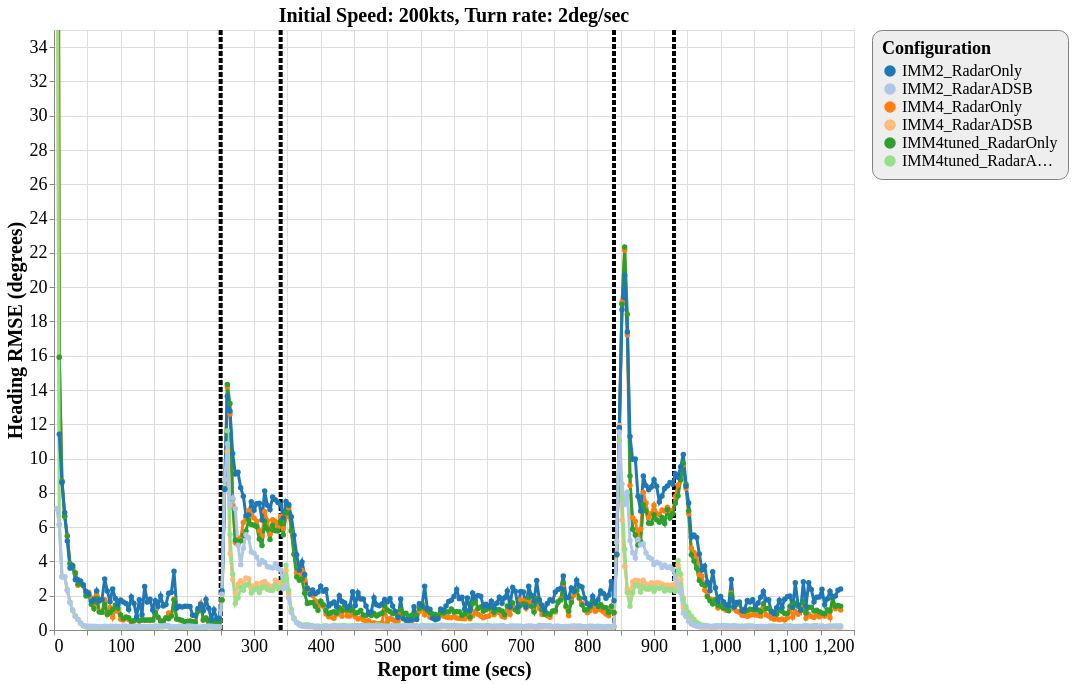

The Vega-Lite source for this figure:
### Vega-Lite specification from a JSON file in a GitHub repository (floating-point values rounded to 4 significant figures; data arrays with more than 128 entries replaced by an {"elided": "..."} marker saying what was removed)
{"config": {"view": {"continuousWidth": 800, "continuousHeight": 600}, "axisX": {"labelFontSize": 18, "titleFontSize": 20}, "axisY": {"labelFontSize": 18, "titleFontSize": 20}, "font": "Times New Roman", "legend": {"cornerRadius": 10, "fillColor": "#EEEEEE", "labelFontSize": 16, "padding": 10, "strokeColor": "gray", "titleFontSize": 18}, "title": {"fontSize": 20}}, "layer": [{"data": {"name": "data-a2985b26b8c6ee942e08ec47f331f14a"}, "mark": {"type": "rule", "strokeDash": [5, 2], "strokeWidth": 4}, "encoding": {"color": {"type": "nominal", "field": "color", "scale": null}, "x": {"type": "quantitative", "field": "tt"}}}, {"data": {"name": "data-9d768e711dd305bcdba9a85aebd58c2c"}, "mark": {"type": "line", "point": true, "strokeWidth": 3}, "encoding": {"color": {"type": "ordinal", "field": "config", "scale": {"scheme": "category20"}, "sort": ["IMM2_RadarOnly", "IMM2_RadarADSB", "IMM4_RadarOnly", "IMM4_RadarADSB", "IMM4tuned_RadarOnly", "IMM4tuned_RadarADSB"], "title": "Configuration"}, "x": {"type": "quantitative", "field": "time", "title": "Report time (secs)"}, "y": {"type": "quantitative", "field": "rmse_hdg", "scale": {"domain": [0, 35], "zero": false}, "title": "Heading RMSE (degrees)"}}, "selection": {"selector147": {"type": "interval", "bind": "scales", "encodings": ["x", "y"]}}, "title": "Initial Speed: 200kts, Turn rate: 2deg/sec"}], "$schema": "https://vega.github.io/schema/vega-lite/v4.8.1.json", "datasets": {"data-a2985b26b8c6ee942e08ec47f331f14a": [{"tt": 250, "color": "black"}, {"tt": 340, "color": "black"}, {"tt": 840, "color": "black"}, {"tt": 930, "color": "black"}], "data-9d768e711dd305bcdba9a85aebd58c2c": {"elided": "1769 records"}}}
